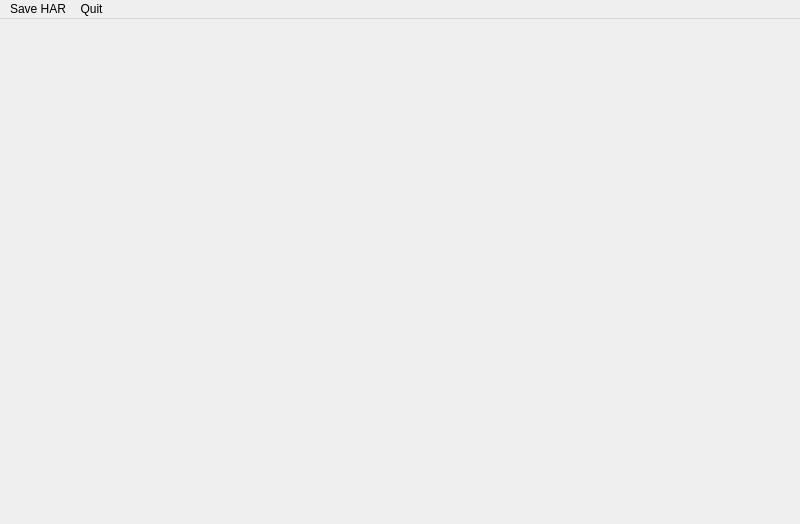
<?xml version="1.0" encoding="UTF-8"?>
<ui version="4.0">
 <class>MainWindow</class>
 <widget class="QMainWindow" name="MainWindow">
  <property name="geometry">
   <rect>
    <x>0</x>
    <y>0</y>
    <width>800</width>
    <height>524</height>
   </rect>
  </property>
  <property name="windowTitle">
   <string>MainWindow</string>
  </property>
  <widget class="QWidget" name="centralwidget"/>
  <widget class="QMenuBar" name="menubar">
   <property name="geometry">
    <rect>
     <x>0</x>
     <y>0</y>
     <width>800</width>
     <height>25</height>
    </rect>
   </property>
   <widget class="QMenu" name="menuFile">
    <property name="title">
     <string>Save HAR</string>
    </property>
   </widget>
   <widget class="QMenu" name="menuQuit">
    <property name="title">
     <string>Quit</string>
    </property>
   </widget>
   <addaction name="menuFile"/>
   <addaction name="menuQuit"/>
  </widget>
  <action name="actionSave_HAR">
   <property name="text">
    <string>Save HAR</string>
   </property>
  </action>
  <action name="actionQuit">
   <property name="text">
    <string>Quit</string>
   </property>
  </action>
 </widget>
 <resources/>
 <connections/>
</ui>
